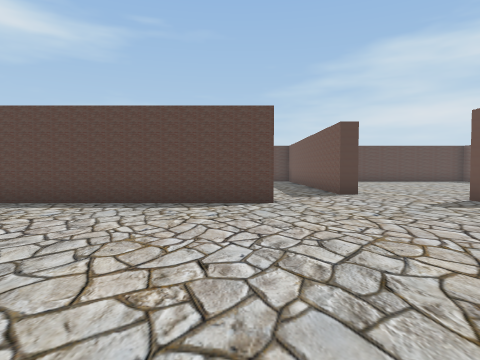
view 1 (above)

16 first-person views from a walk through a Unity game level. The camera is 1.4 m above the floor, tilts 2° down and sees 75° across. The floor is counted in squares, 2 m on a side. Each view is taken from the middle of a square. On the plan, view 1 faces up. The plan holds only what a view shows up to about 10 squares ahead; the rest is blank. The player is left out.

view 2
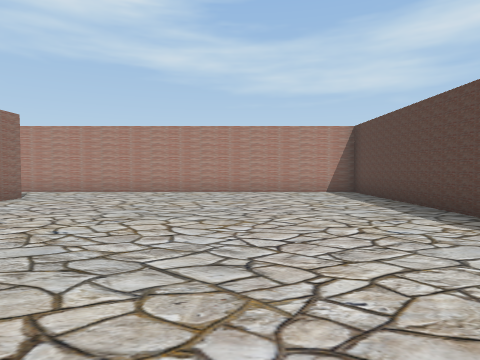

view 3
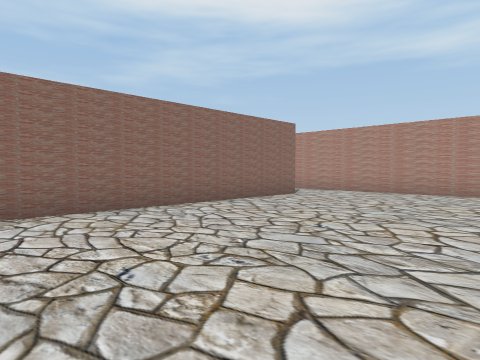

view 4
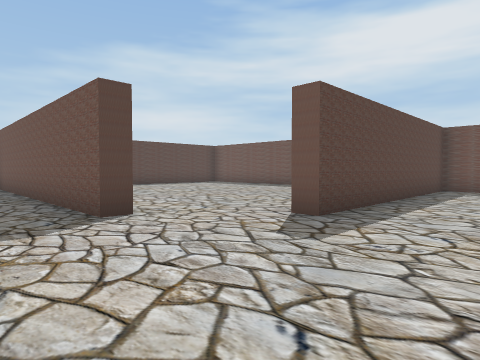

view 5
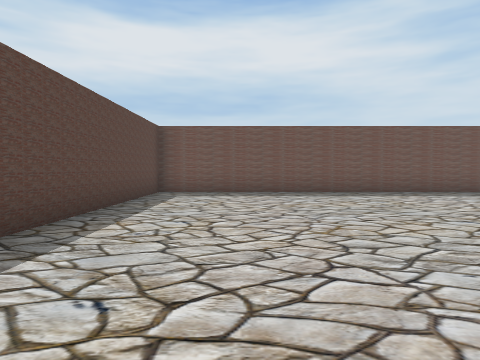

view 6
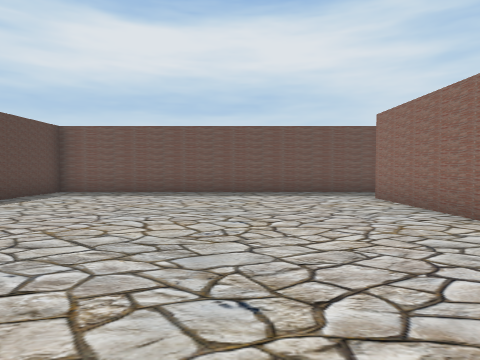

view 7
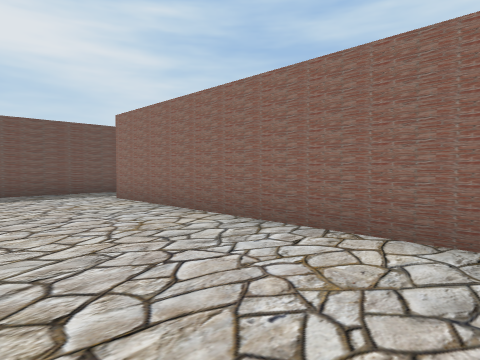

view 8
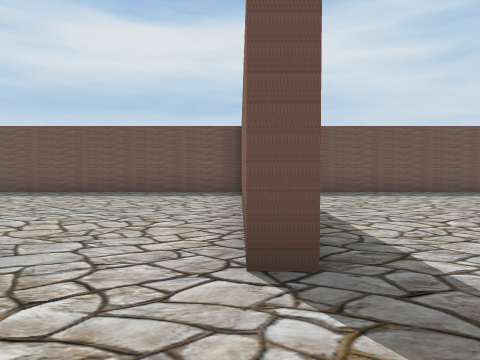

view 9
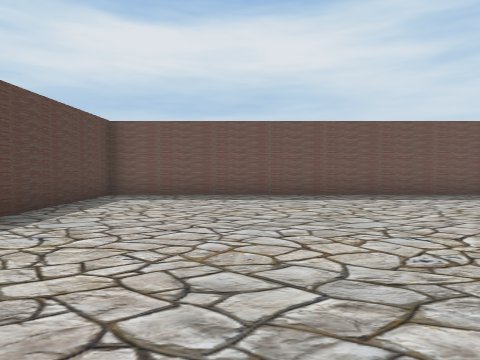

view 10
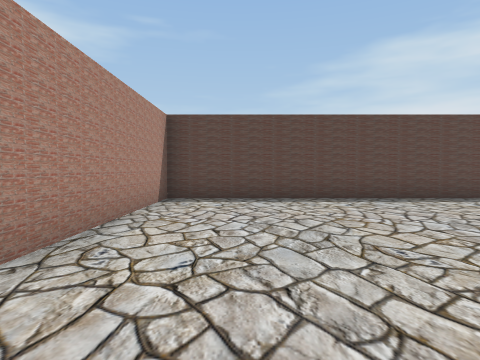

view 11
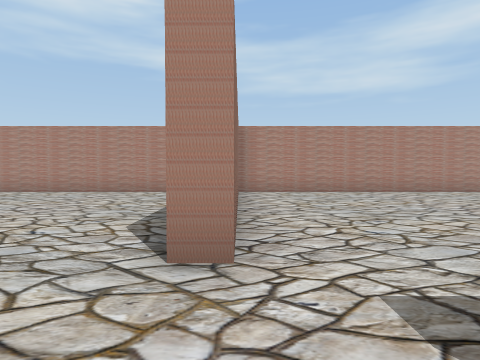

view 12
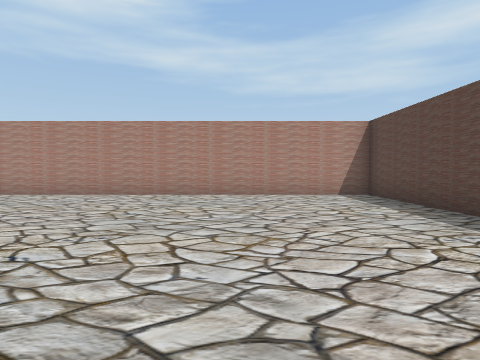

view 13
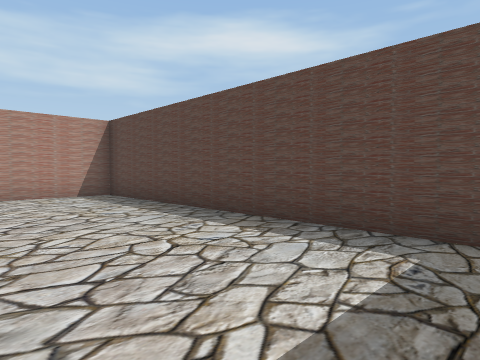

view 14
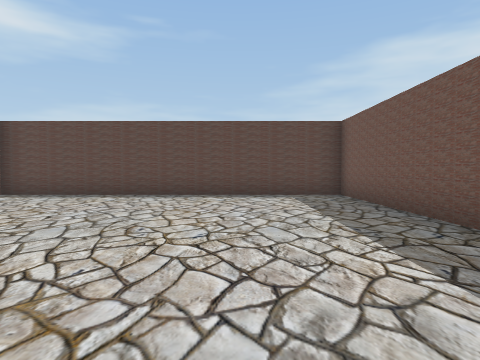

view 15
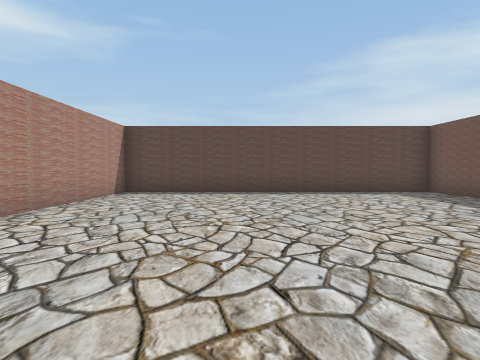

view 16
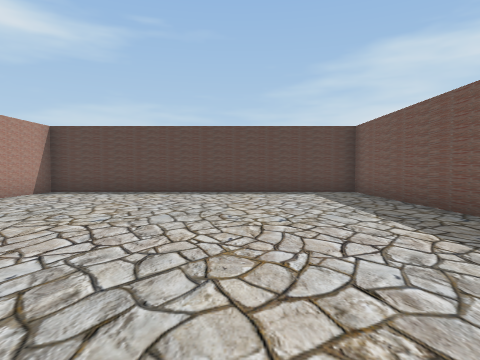

### Floor plan
Points are (right, up) in squares from view 1. A wall is a line through its corners. A room is listed if a view was taken in it or the views show most of it. See-through windows are left out.
Room 1 (views 1, 2, 3, 4, 5, 6, 7, 8, 11)
walls: (0.7, 7) (0.7, 6.5) (-6.5, 6.5) (-6.5, -2.6); (3.4, 8.6) (2.8, 8.6); (-4.6, -2.3) (10.5, -2.3); (12.5, -3.4) (12.5, 6.5) (5.1, 6.5) (5.1, 7) (6.5, 7)
ways out: opening at (5, 8) to room 2; opening at (1.5, 8.5) to room 3; opening at (-5.5, -3); opening at (11.5, -3)
Room 2 (views 9, 10, 16)
walls: (6.5, 7) (7.5, 7); (12.5, 6.9) (12.5, 17.5) (3.3, 17.5) (3.3, 12.2)
ways out: opening at (5, 8) to room 1
Room 3 (views 12, 13, 14, 15)
walls: (-2, 7) (0.7, 7); (2.8, 8.6) (2.8, 17.5) (-6.5, 17.5) (-6.5, 6.9)
ways out: opening at (1.5, 8.5) to room 1

Positions as (right, up) in squares from view 1, and headings:
1: (0, 0), facing up
2: (3, 3), facing left
3: (3, 3), facing down-left
4: (1, 4), facing up-right
5: (3, 4), facing right
6: (3, 1), facing right
7: (3, 1), facing down-right
8: (3, 7), facing right
9: (4, 14), facing right
10: (5, 10), facing up
11: (3, 7), facing left
12: (2, 14), facing left
13: (2, 14), facing up-left
14: (0, 9), facing up
15: (-3, 8), facing up
16: (9, 8), facing up
